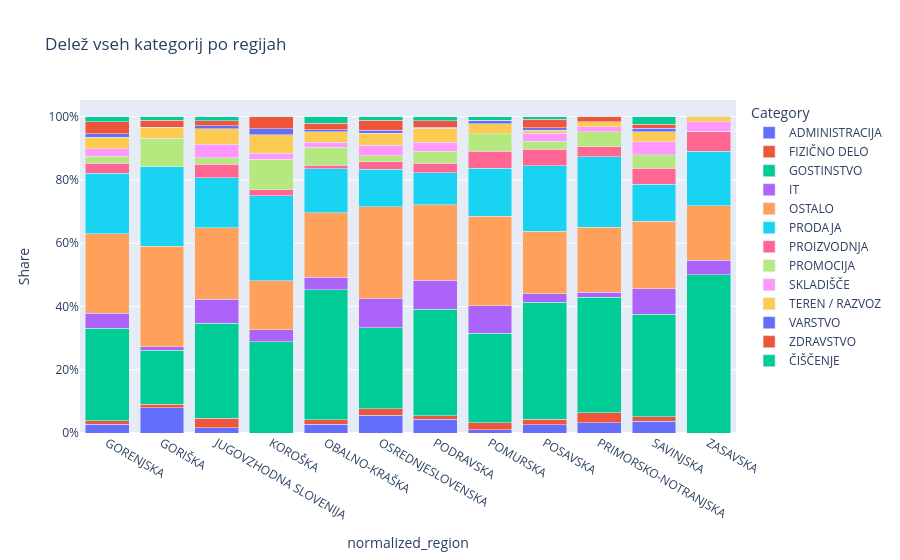

The notebook cell saved with this chart:
### Markdown cell above
## Vizualizacija

### Code cell
import plotly.express as px

fig = px.bar(
    df_plot,
    x='normalized_region',
    y='Share',
    color='Category',
    barmode='stack',
    title="Delež vseh kategorij po regijah"
)

fig.update_layout(
    yaxis_tickformat=".0%"
)

fig.update_traces(
    hovertemplate=
    "<b>%{x}</b><br>" +
    "Kategorija: %{legendgroup}<br>" +
    "Delež: %{y:.2%}<extra></extra>"
)

fig.show()

### Figure 1 — Plotly figure (JSON) as saved in the notebook; plotly's stock layout.template omitted (floating-point values rounded to 4 significant figures)
{"data": [{"hovertemplate": "<b>%{x}</b><br>Kategorija: %{legendgroup}<br>Delež: %{y:.2%}<extra></extra>", "legendgroup": "ADMINISTRACIJA", "marker": {"color": "#636efa", "pattern": {"shape": ""}}, "name": "ADMINISTRACIJA", "orientation": "v", "showlegend": true, "textposition": "auto", "type": "bar", "x": ["GORENJSKA", "GORIŠKA", "JUGOVZHODNA SLOVENIJA", "KOROŠKA", "OBALNO-KRAŠKA", "OSREDNJESLOVENSKA", "PODRAVSKA", "POMURSKA", "POSAVSKA", "PRIMORSKO-NOTRANJSKA", "SAVINJSKA", "ZASAVSKA"], "xaxis": "x", "y": [0.02703, 0.07955, 0.01674, 0.0, 0.02703, 0.05587, 0.04396, 0.01087, 0.02586, 0.03175, 0.03733, 0.0], "yaxis": "y"}, {"hovertemplate": "<b>%{x}</b><br>Kategorija: %{legendgroup}<br>Delež: %{y:.2%}<extra></extra>", "legendgroup": "FIZIČNO DELO", "marker": {"color": "#EF553B", "pattern": {"shape": ""}}, "name": "FIZIČNO DELO", "orientation": "v", "showlegend": true, "textposition": "auto", "type": "bar", "x": ["GORENJSKA", "GORIŠKA", "JUGOVZHODNA SLOVENIJA", "KOROŠKA", "OBALNO-KRAŠKA", "OSREDNJESLOVENSKA", "PODRAVSKA", "POMURSKA", "POSAVSKA", "PRIMORSKO-NOTRANJSKA", "SAVINJSKA", "ZASAVSKA"], "xaxis": "x", "y": [0.01247, 0.01136, 0.02929, 0.0, 0.01502, 0.02089, 0.01099, 0.02174, 0.01724, 0.03175, 0.01333, 0.0], "yaxis": "y"}, {"hovertemplate": "<b>%{x}</b><br>Kategorija: %{legendgroup}<br>Delež: %{y:.2%}<extra></extra>", "legendgroup": "GOSTINSTVO", "marker": {"color": "#00cc96", "pattern": {"shape": ""}}, "name": "GOSTINSTVO", "orientation": "v", "showlegend": true, "textposition": "auto", "type": "bar", "x": ["GORENJSKA", "GORIŠKA", "JUGOVZHODNA SLOVENIJA", "KOROŠKA", "OBALNO-KRAŠKA", "OSREDNJESLOVENSKA", "PODRAVSKA", "POMURSKA", "POSAVSKA", "PRIMORSKO-NOTRANJSKA", "SAVINJSKA", "ZASAVSKA"], "xaxis": "x", "y": [0.2911, 0.1705, 0.3013, 0.2885, 0.4114, 0.2564, 0.3363, 0.2826, 0.3707, 0.3651, 0.3253, 0.5], "yaxis": "y"}, {"hovertemplate": "<b>%{x}</b><br>Kategorija: %{legendgroup}<br>Delež: %{y:.2%}<extra></extra>", "legendgroup": "IT", "marker": {"color": "#ab63fa", "pattern": {"shape": ""}}, "name": "IT", "orientation": "v", "showlegend": true, "textposition": "auto", "type": "bar", "x": ["GORENJSKA", "GORIŠKA", "JUGOVZHODNA SLOVENIJA", "KOROŠKA", "OBALNO-KRAŠKA", "OSREDNJESLOVENSKA", "PODRAVSKA", "POMURSKA", "POSAVSKA", "PRIMORSKO-NOTRANJSKA", "SAVINJSKA", "ZASAVSKA"], "xaxis": "x", "y": [0.04782, 0.01136, 0.07531, 0.03846, 0.03904, 0.09138, 0.09231, 0.08696, 0.02586, 0.01587, 0.08, 0.04688], "yaxis": "y"}, {"hovertemplate": "<b>%{x}</b><br>Kategorija: %{legendgroup}<br>Delež: %{y:.2%}<extra></extra>", "legendgroup": "OSTALO", "marker": {"color": "#FFA15A", "pattern": {"shape": ""}}, "name": "OSTALO", "orientation": "v", "showlegend": true, "textposition": "auto", "type": "bar", "x": ["GORENJSKA", "GORIŠKA", "JUGOVZHODNA SLOVENIJA", "KOROŠKA", "OBALNO-KRAŠKA", "OSREDNJESLOVENSKA", "PODRAVSKA", "POMURSKA", "POSAVSKA", "PRIMORSKO-NOTRANJSKA", "SAVINJSKA", "ZASAVSKA"], "xaxis": "x", "y": [0.2516, 0.3182, 0.2259, 0.1538, 0.2042, 0.2903, 0.2374, 0.2826, 0.1983, 0.2063, 0.2133, 0.1719], "yaxis": "y"}, {"hovertemplate": "<b>%{x}</b><br>Kategorija: %{legendgroup}<br>Delež: %{y:.2%}<extra></extra>", "legendgroup": "PRODAJA", "marker": {"color": "#19d3f3", "pattern": {"shape": ""}}, "name": "PRODAJA", "orientation": "v", "showlegend": true, "textposition": "auto", "type": "bar", "x": ["GORENJSKA", "GORIŠKA", "JUGOVZHODNA SLOVENIJA", "KOROŠKA", "OBALNO-KRAŠKA", "OSREDNJESLOVENSKA", "PODRAVSKA", "POMURSKA", "POSAVSKA", "PRIMORSKO-NOTRANJSKA", "SAVINJSKA", "ZASAVSKA"], "xaxis": "x", "y": [0.1913, 0.25, 0.159, 0.2692, 0.1381, 0.1185, 0.1011, 0.1522, 0.2069, 0.2222, 0.1173, 0.1719], "yaxis": "y"}, {"hovertemplate": "<b>%{x}</b><br>Kategorija: %{legendgroup}<br>Delež: %{y:.2%}<extra></extra>", "legendgroup": "PROIZVODNJA", "marker": {"color": "#FF6692", "pattern": {"shape": ""}}, "name": "PROIZVODNJA", "orientation": "v", "showlegend": true, "textposition": "auto", "type": "bar", "x": ["GORENJSKA", "GORIŠKA", "JUGOVZHODNA SLOVENIJA", "KOROŠKA", "OBALNO-KRAŠKA", "OSREDNJESLOVENSKA", "PODRAVSKA", "POMURSKA", "POSAVSKA", "PRIMORSKO-NOTRANJSKA", "SAVINJSKA", "ZASAVSKA"], "xaxis": "x", "y": [0.03119, 0.0, 0.04184, 0.01923, 0.01201, 0.02454, 0.03077, 0.05435, 0.05172, 0.03175, 0.05067, 0.0625], "yaxis": "y"}, {"hovertemplate": "<b>%{x}</b><br>Kategorija: %{legendgroup}<br>Delež: %{y:.2%}<extra></extra>", "legendgroup": "PROMOCIJA", "marker": {"color": "#B6E880", "pattern": {"shape": ""}}, "name": "PROMOCIJA", "orientation": "v", "showlegend": true, "textposition": "auto", "type": "bar", "x": ["GORENJSKA", "GORIŠKA", "JUGOVZHODNA SLOVENIJA", "KOROŠKA", "OBALNO-KRAŠKA", "OSREDNJESLOVENSKA", "PODRAVSKA", "POMURSKA", "POSAVSKA", "PRIMORSKO-NOTRANJSKA", "SAVINJSKA", "ZASAVSKA"], "xaxis": "x", "y": [0.02287, 0.09091, 0.02092, 0.09615, 0.05706, 0.01828, 0.03736, 0.05435, 0.02586, 0.04762, 0.04267, 0.0], "yaxis": "y"}, {"hovertemplate": "<b>%{x}</b><br>Kategorija: %{legendgroup}<br>Delež: %{y:.2%}<extra></extra>", "legendgroup": "SKLADIŠČE", "marker": {"color": "#FF97FF", "pattern": {"shape": ""}}, "name": "SKLADIŠČE", "orientation": "v", "showlegend": true, "textposition": "auto", "type": "bar", "x": ["GORENJSKA", "GORIŠKA", "JUGOVZHODNA SLOVENIJA", "KOROŠKA", "OBALNO-KRAŠKA", "OSREDNJESLOVENSKA", "PODRAVSKA", "POMURSKA", "POSAVSKA", "PRIMORSKO-NOTRANJSKA", "SAVINJSKA", "ZASAVSKA"], "xaxis": "x", "y": [0.02287, 0.0, 0.04184, 0.01923, 0.01502, 0.03342, 0.02857, 0.0, 0.02586, 0.01587, 0.04, 0.03125], "yaxis": "y"}, {"hovertemplate": "<b>%{x}</b><br>Kategorija: %{legendgroup}<br>Delež: %{y:.2%}<extra></extra>", "legendgroup": "TEREN / RAZVOZ", "marker": {"color": "#FECB52", "pattern": {"shape": ""}}, "name": "TEREN / RAZVOZ", "orientation": "v", "showlegend": true, "textposition": "auto", "type": "bar", "x": ["GORENJSKA", "GORIŠKA", "JUGOVZHODNA SLOVENIJA", "KOROŠKA", "OBALNO-KRAŠKA", "OSREDNJESLOVENSKA", "PODRAVSKA", "POMURSKA", "POSAVSKA", "PRIMORSKO-NOTRANJSKA", "SAVINJSKA", "ZASAVSKA"], "xaxis": "x", "y": [0.03742, 0.03409, 0.05021, 0.05769, 0.03303, 0.03864, 0.04396, 0.03261, 0.008621, 0.01587, 0.032, 0.01562], "yaxis": "y"}, {"hovertemplate": "<b>%{x}</b><br>Kategorija: %{legendgroup}<br>Delež: %{y:.2%}<extra></extra>", "legendgroup": "VARSTVO", "marker": {"color": "#636efa", "pattern": {"shape": ""}}, "name": "VARSTVO", "orientation": "v", "showlegend": true, "textposition": "auto", "type": "bar", "x": ["GORENJSKA", "GORIŠKA", "JUGOVZHODNA SLOVENIJA", "KOROŠKA", "OBALNO-KRAŠKA", "OSREDNJESLOVENSKA", "PODRAVSKA", "POMURSKA", "POSAVSKA", "PRIMORSKO-NOTRANJSKA", "SAVINJSKA", "ZASAVSKA"], "xaxis": "x", "y": [0.0104, 0.0, 0.008368, 0.01923, 0.006006, 0.008355, 0.004396, 0.01087, 0.008621, 0.0, 0.01067, 0.0], "yaxis": "y"}, {"hovertemplate": "<b>%{x}</b><br>Kategorija: %{legendgroup}<br>Delež: %{y:.2%}<extra></extra>", "legendgroup": "ZDRAVSTVO", "marker": {"color": "#EF553B", "pattern": {"shape": ""}}, "name": "ZDRAVSTVO", "orientation": "v", "showlegend": true, "textposition": "auto", "type": "bar", "x": ["GORENJSKA", "GORIŠKA", "JUGOVZHODNA SLOVENIJA", "KOROŠKA", "OBALNO-KRAŠKA", "OSREDNJESLOVENSKA", "PODRAVSKA", "POMURSKA", "POSAVSKA", "PRIMORSKO-NOTRANJSKA", "SAVINJSKA", "ZASAVSKA"], "xaxis": "x", "y": [0.03742, 0.02273, 0.01674, 0.03846, 0.02102, 0.03238, 0.01978, 0.0, 0.02586, 0.01587, 0.01333, 0.0], "yaxis": "y"}, {"hovertemplate": "<b>%{x}</b><br>Kategorija: %{legendgroup}<br>Delež: %{y:.2%}<extra></extra>", "legendgroup": "ČIŠČENJE", "marker": {"color": "#00cc96", "pattern": {"shape": ""}}, "name": "ČIŠČENJE", "orientation": "v", "showlegend": true, "textposition": "auto", "type": "bar", "x": ["GORENJSKA", "GORIŠKA", "JUGOVZHODNA SLOVENIJA", "KOROŠKA", "OBALNO-KRAŠKA", "OSREDNJESLOVENSKA", "PODRAVSKA", "POMURSKA", "POSAVSKA", "PRIMORSKO-NOTRANJSKA", "SAVINJSKA", "ZASAVSKA"], "xaxis": "x", "y": [0.01663, 0.01136, 0.01255, 0.0, 0.02102, 0.01097, 0.01319, 0.01087, 0.008621, 0.0, 0.024, 0.0], "yaxis": "y"}], "layout": {"barmode": "stack", "legend": {"title": {"text": "Category"}, "tracegroupgap": 0}, "title": {"text": "Delež vseh kategorij po regijah"}, "xaxis": {"anchor": "y", "domain": [0, 1], "title": {"text": "normalized_region"}}, "yaxis": {"anchor": "x", "domain": [0, 1], "tickformat": ".0%", "title": {"text": "Share"}}}}
